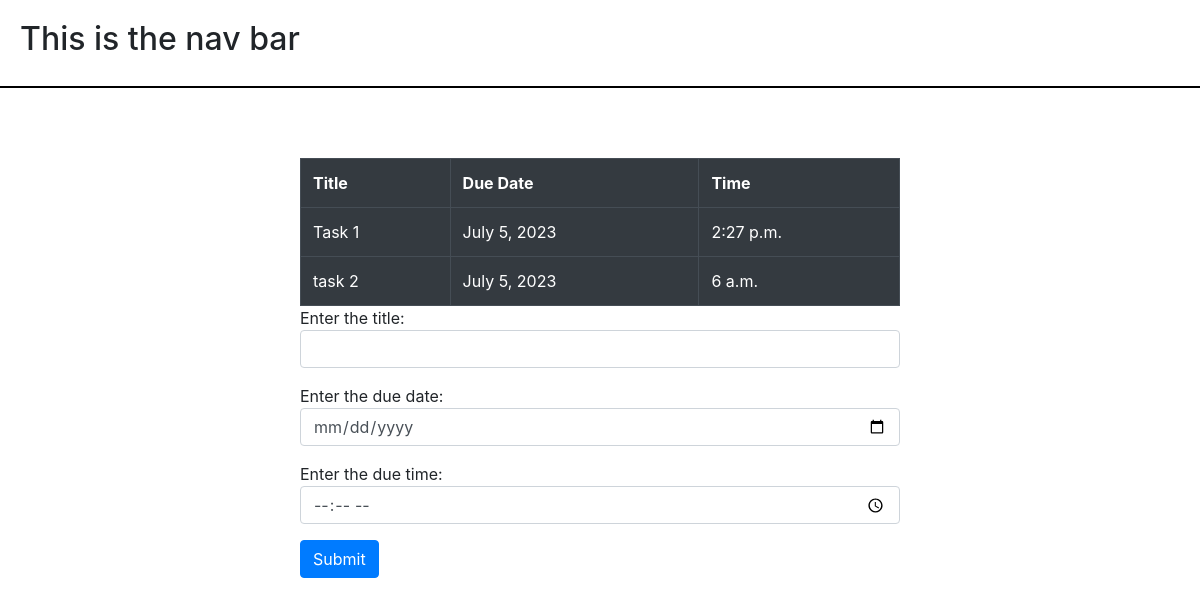
/, run on an earlier commit of the app's database.
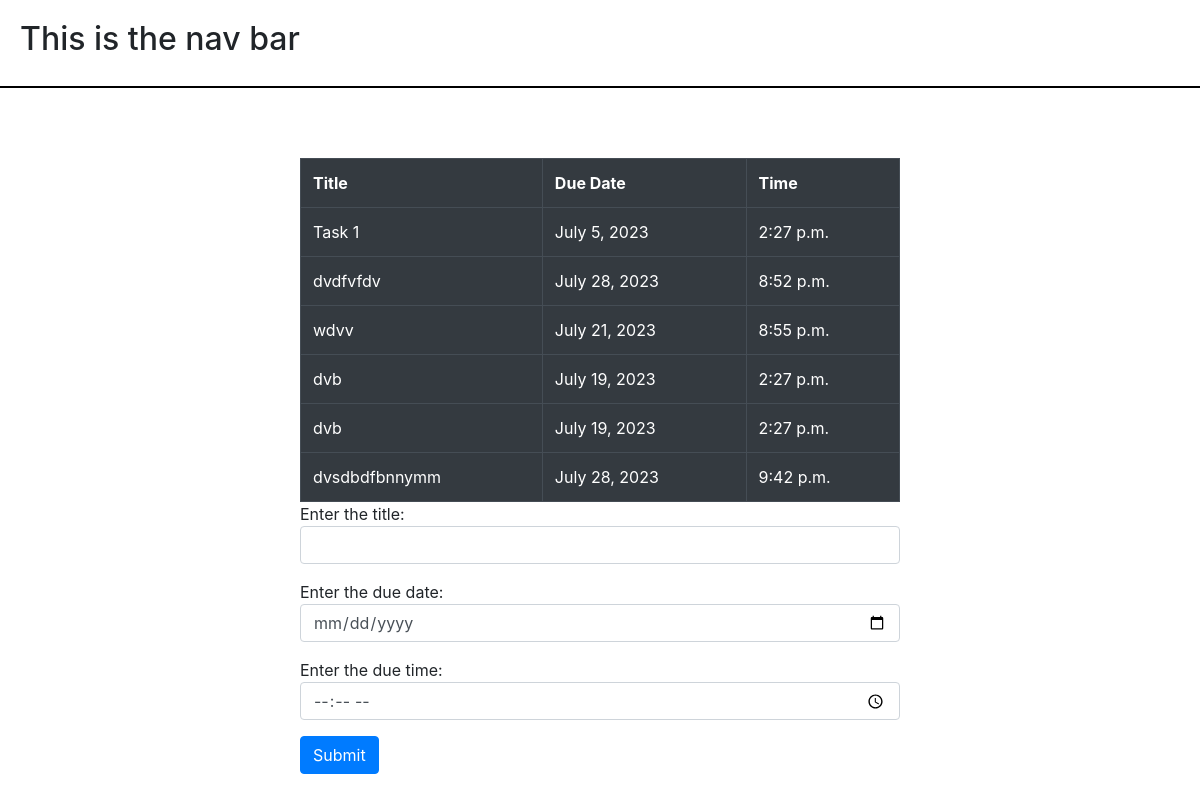
And on a later commit of the database.
### to_do_list/models.py (models this page shows)
class Tasks(models.Model):
    title = models.CharField(max_length=200)
    date = models.DateField(null=True)
    time = models.TimeField(null=True)

### to_do_list/views.py (the view)
# urls.py: 2. Add a URL to urlpatterns:  path('', views.home, name='home')
def home(request):
    obj = Tasks.objects.all()
    createTask = addTaskForm
    if request.method == "POST":
      form=addTaskForm(request.POST)
      if form.is_valid():
            form.save()
    context = {
        'items': obj,
        'form': createTask,
    }
    return render(request, 'home.html', context)

### templates/home.html (shortened to what this page needs)
{% extends 'base.html' %}
{% block content %}
 <table class="table table-bordered table-dark table-hover" style="width: 50%; margin: auto; margin-top: 70px;">
    <tr>
      <th>Title</th>
      <th>Due Date</th>
      <th>Time</th>
    </tr>
    {% for item in items %}
    <tr>
      <td>{{ item.title }}</td>
      <td>{{ item.date }}</td>
      <td>{{ item.time }}</td>
    </tr>
    {% endfor %}
  </table>
 <form method="POST" style="width: 50%; margin-top: 70px; margin: auto;">
    {% for field in form %}
      <div class="form-group">
        {{ field.label}}
        {{ field }}
      </div>
    {% endfor %}
    <button class="btn btn-primary" type="submit">Submit</button>
  </form>
{% endblock %}

What changed in the data, as far as the page shows it:
removed Tasks: title "task 2", date "July 5, 2023", time "6 a.m."
added Tasks: title "dvdfvfdv", date "July 28, 2023", time "8:52 p.m."
added Tasks: title "wdvv", date "July 21, 2023", time "8:55 p.m."
added Tasks: title "dvb", date "July 19, 2023", time "2:27 p.m."
added Tasks: title "dvb", date "July 19, 2023", time "2:27 p.m."
added Tasks: title "dvsdbdfbnnymm", date "July 28, 2023", time "9:42 p.m."
